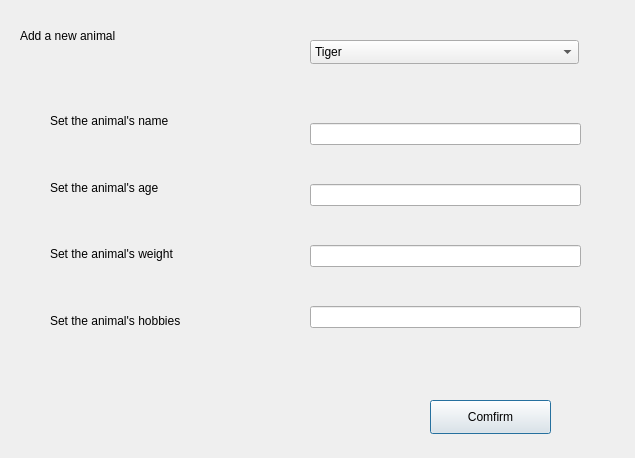
<?xml version="1.0" encoding="UTF-8"?>
<ui version="4.0">
 <class>Dialog_add_animal</class>
 <widget class="QDialog" name="Dialog_add_animal">
  <property name="geometry">
   <rect>
    <x>0</x>
    <y>0</y>
    <width>635</width>
    <height>458</height>
   </rect>
  </property>
  <property name="windowTitle">
   <string>Add animals</string>
  </property>
  <widget class="QLabel" name="label">
   <property name="geometry">
    <rect>
     <x>20</x>
     <y>20</y>
     <width>261</width>
     <height>31</height>
    </rect>
   </property>
   <property name="text">
    <string>Add a new animal</string>
   </property>
  </widget>
  <widget class="QComboBox" name="comboBox">
   <property name="geometry">
    <rect>
     <x>310</x>
     <y>40</y>
     <width>269</width>
     <height>24</height>
    </rect>
   </property>
   <item>
    <property name="text">
     <string>Tiger</string>
    </property>
   </item>
   <item>
    <property name="text">
     <string>Swallow</string>
    </property>
   </item>
   <item>
    <property name="text">
     <string>Rabit</string>
    </property>
   </item>
   <item>
    <property name="text">
     <string>Mouse</string>
    </property>
   </item>
   <item>
    <property name="text">
     <string>Lion</string>
    </property>
   </item>
   <item>
    <property name="text">
     <string>Leopard</string>
    </property>
   </item>
   <item>
    <property name="text">
     <string>Cat</string>
    </property>
   </item>
   <item>
    <property name="text">
     <string>Eagle</string>
    </property>
   </item>
   <item>
    <property name="text">
     <string>Crocodile</string>
    </property>
   </item>
   <item>
    <property name="text">
     <string>Dog</string>
    </property>
   </item>
  </widget>
  <widget class="QPushButton" name="pushButton">
   <property name="geometry">
    <rect>
     <x>430</x>
     <y>400</y>
     <width>121</width>
     <height>34</height>
    </rect>
   </property>
   <property name="text">
    <string>Comfirm</string>
   </property>
  </widget>
  <widget class="QWidget" name="layoutWidget">
   <property name="geometry">
    <rect>
     <x>50</x>
     <y>90</y>
     <width>221</width>
     <height>261</height>
    </rect>
   </property>
   <layout class="QVBoxLayout" name="verticalLayout">
    <item>
     <widget class="QLabel" name="label_3">
      <property name="text">
       <string>Set the animal's name</string>
      </property>
     </widget>
    </item>
    <item>
     <widget class="QLabel" name="label_2">
      <property name="text">
       <string>Set the animal's age</string>
      </property>
     </widget>
    </item>
    <item>
     <widget class="QLabel" name="label_4">
      <property name="text">
       <string>Set the animal's weight</string>
      </property>
     </widget>
    </item>
    <item>
     <widget class="QLabel" name="label_5">
      <property name="text">
       <string>Set the animal's hobbies</string>
      </property>
     </widget>
    </item>
   </layout>
  </widget>
  <widget class="QWidget" name="layoutWidget">
   <property name="geometry">
    <rect>
     <x>310</x>
     <y>90</y>
     <width>271</width>
     <height>271</height>
    </rect>
   </property>
   <layout class="QVBoxLayout" name="verticalLayout_2">
    <item>
     <widget class="QLineEdit" name="lineEdit_name"/>
    </item>
    <item>
     <widget class="QLineEdit" name="lineEdit_age"/>
    </item>
    <item>
     <widget class="QLineEdit" name="lineEdit_weight"/>
    </item>
    <item>
     <widget class="QLineEdit" name="lineEdit_hobbies"/>
    </item>
   </layout>
  </widget>
 </widget>
 <resources/>
 <connections/>
</ui>
